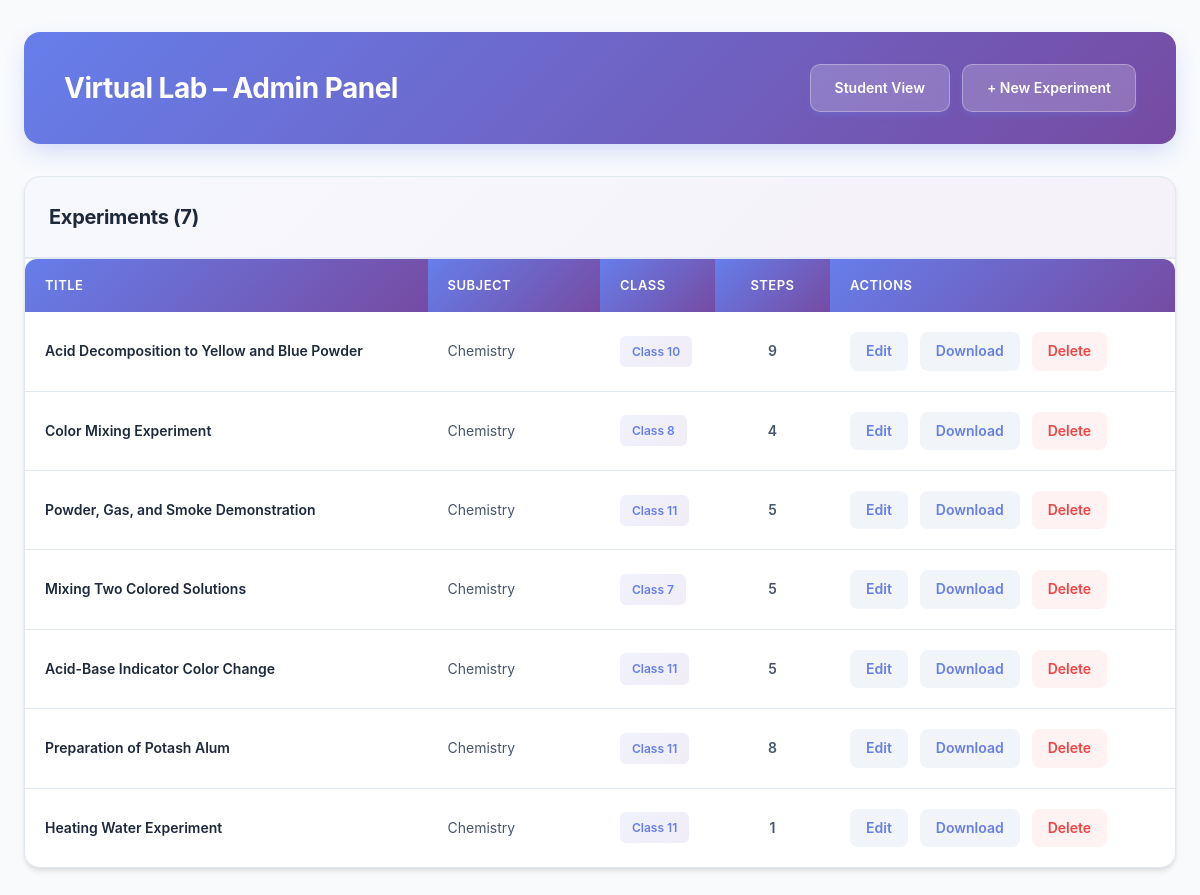
The app's page /admin/index.php with its own data.
### tables this page shows
CREATE TABLE experiments (
    id VARCHAR(50) PRIMARY KEY,
    title VARCHAR(255) NOT NULL,
    subject VARCHAR(50) NOT NULL,
    class VARCHAR(10) NOT NULL,
    config_json TEXT NOT NULL,
    created_at DATETIME DEFAULT CURRENT_TIMESTAMP,
    updated_at DATETIME DEFAULT CURRENT_TIMESTAMP
);

### admin/config/database.php (called while the page is built, shortened)
<?php
function getDBConnection() {
    try {
        if (DB_TYPE === 'sqlite') {
            $dbPath = DB_SQLITE_PATH;
            try {
                $db = new PDO('sqlite:' . $dbPath);
                $db->setAttribute(PDO::ATTR_ERRMODE, PDO::ERRMODE_EXCEPTION);
                return $db;
            } catch (PDOException $e) {
                throw new Exception("Failed to create SQLite database: " . $e->getMessage() . " (Path: " . $dbPath . ")");
            }
        }
    } catch (PDOException $e) {
        throw new Exception("Database connection failed: " . $e->getMessage());
    } catch (Exception $e) {
        throw $e;
    }
}

### admin/classes/Database.php (called while the page is built, shortened)
<?php
require_once __DIR__ . '/../config/database.php';
class Database {
    private $db;
    public function __construct() {
        $this->db = getDBConnection();
    }
    private function initTables() {
        try {
            $schemaFile = __DIR__ . '/../config/schema.sql';
            $sql = file_get_contents($schemaFile);
            if (DB_TYPE === 'sqlite') {
                $statements = explode(';', $sql);
                foreach ($statements as $statement) {
                    $statement = trim($statement);
                    if (!empty($statement) && !preg_match('/^\s*--/', $statement)) {
                        try {
                            $this->db->exec($statement);
                        } catch (PDOException $e) {
                            if (strpos($e->getMessage(), 'already exists') === false) {
                                error_log('Schema execution error: ' . $e->getMessage());
                            }
                        }
                    }
                }
            } else {
                try {
                    $this->db->exec($sql);
                } catch (PDOException $e) {
                    error_log('Schema execution error: ' . $e->getMessage());
                }
            }
        } catch (Exception $e) {
            error_log('initTables error: ' . $e->getMessage());
        }
    }
    public function getAllExperiments() {
        try {
            if (DB_TYPE === 'sqlite') {
                $checkStmt = $this->db->query("SELECT name FROM sqlite_master WHERE type='table' AND name='experiments'");
                $tableExists = $checkStmt->fetch() !== false;
            } else {
                $checkStmt = $this->db->query("SHOW TABLES LIKE 'experiments'");
                $tableExists = $checkStmt->rowCount() > 0;
            }
            $stmt = $this->db->query("SELECT * FROM experiments ORDER BY created_at DESC");
            $experiments = $stmt->fetchAll(PDO::FETCH_ASSOC);
            foreach ($experiments as &$exp) {
                try {
                    $stepStmt = $this->db->prepare("
                        SELECT COUNT(*) as count FROM experiment_steps WHERE experiment_id = ?
                    ");
                    $stepStmt->execute([$exp['id']]);
                    $stepCount = $stepStmt->fetch(PDO::FETCH_ASSOC);
                    $exp['step_count'] = $stepCount['count'] ?? 0;
                } catch (PDOException $e) {
                    $exp['step_count'] = 0;
                }
            }
            return $experiments;
        } catch (PDOException $e) {
            error_log('getAllExperiments error: ' . $e->getMessage());
            return [];
        } catch (Exception $e) {
            error_log('getAllExperiments error: ' . $e->getMessage());
            return [];
        }
    }
}

### admin/index.php (the view, shortened to what this page needs)
<?php
require_once __DIR__ . '/classes/Database.php';
$db = new Database();
$experiments = $db->getAllExperiments();
?>
<!DOCTYPE html>
<html lang="en">
<head>
    <link rel="stylesheet" href="css/admin.css?v=<?= time() ?>">
</head>
<body>
    <div class="container">
        <div class="header">
            <h1>Virtual Lab – Admin Panel</h1>
            <div style="display: flex; gap: 12px; align-items: center;">
                <a class="btn" href="../" style="text-decoration: none;">Student View</a>
                <a class="btn" href="create.php" style="text-decoration: none;">+ New Experiment</a>
            </div>
        </div>
        <?php if (empty($experiments)): ?>
        <div class="card" style="text-align: center; padding: 80px 40px;">
            <div style="margin-bottom: 24px; opacity: 0.5;">
                <svg width="80" height="80" viewBox="0 0 24 24" fill="none" stroke="currentColor" stroke-width="2" style="color: #64748b; margin: 0 auto;">
                    <path d="M14 2H6a2 2 0 0 0-2 2v16a2 2 0 0 0 2 2h12a2 2 0 0 0 2-2V8z"></path>
                    <polyline points="14 2 14 8 20 8"></polyline>
                    <line x1="12" y1="18" x2="12" y2="12"></line>
                    <line x1="9" y1="15" x2="15" y2="15"></line>
                </svg>
            </div>
            <p style="color: #64748b; font-size: 16px; margin-bottom: 24px; line-height: 1.6;">No experiments yet. Create your first experiment to get started.</p>
            <a class="btn" href="create.php" style="text-decoration: none;">Create First Experiment</a>
        </div>
        <?php else: ?>
        <div class="card" style="padding: 0; overflow: hidden;">
            <div style="padding: 24px; border-bottom: 2px solid #e2e8f0; background: linear-gradient(135deg, rgba(102, 126, 234, 0.05) 0%, rgba(118, 75, 162, 0.08) 100%);">
                <h2 style="margin: 0; font-size: 20px; color: #1e293b; font-weight: 700;">Experiments (<?= count($experiments) ?>)</h2>
            </div>
            <div style="overflow-x: auto;">
                <table>
                    <thead>
                        <tr>
                            <th style="width: 35%;">Title</th>
                            <th style="width: 15%;">Subject</th>
                            <th style="width: 10%;">Class</th>
                            <th style="width: 10%; text-align: center;">Steps</th>
                            <th style="width: 30%;">Actions</th>
                        </tr>
                    </thead>
                    <tbody>
                        <?php foreach ($experiments as $exp): ?>
                        <tr>
                            <td style="font-weight: 600; color: #1e293b;"><?= htmlspecialchars($exp['title']) ?></td>
                            <td style="color: #475569;"><?= htmlspecialchars($exp['subject']) ?></td>
                            <td style="color: #64748b;">
                                <?php if (!empty($exp['class'])): ?>
                                    <span style="display: inline-block; padding: 6px 12px; background: linear-gradient(135deg, rgba(102, 126, 234, 0.1) 0%, rgba(118, 75, 162, 0.1) 100%); border-radius: 6px; font-size: 12px; font-weight: 600; color: #667eea;">Class <?= htmlspecialchars($exp['class']) ?></span>
                                <?php else: ?>
                                    <span style="color: #94a3b8;">—</span>
                                <?php endif; ?>
                            </td>
                            <td style="text-align: center; color: #475569; font-weight: 600;"><?= $exp['step_count'] ?? 0 ?></td>
                            <td>
                                <div class="actions">
                                    <a href="edit.php?id=<?= $exp['id'] ?>" style="text-decoration: none;">Edit</a>
                                    <a href="download.php?id=<?= $exp['id'] ?>" style="text-decoration: none;">Download</a>
                                    <a class="danger" href="delete.php?id=<?= $exp['id'] ?>" onclick="return confirm('Are you sure you want to delete this experiment?')" style="text-decoration: none;">Delete</a>
                                </div>
                            </td>
                        </tr>
                        <?php endforeach; ?>
                    </tbody>
                </table>
            </div>
        </div>
        <?php endif; ?>
    </div>
</body>
</html>

### admin/css/admin.css (style rules this page uses)
* { margin: 0; padding: 0; box-sizing: border-box; }
body { font-family: 'Inter', -apple-system, BlinkMacSystemFont, 'Segoe UI', Roboto, 'Helvetica Neue', Arial, sans-serif; background: #f8fafc; min-height: 100vh; padding: 0; color: #1e293b; line-height: 1.6; -webkit-font-smoothing: antialiased; -moz-osx-font-smoothing: grayscale; }
.container { max-width: 1400px; margin: 0 auto; padding: 32px 24px; }
.header { background: linear-gradient(135deg, #667eea 0%, #764ba2 100%); padding: 32px 40px; border-radius: 16px; margin-bottom: 32px; box-shadow: 0 10px 25px -5px rgba(102, 126, 234, 0.3); display: flex; justify-content: space-between; align-items: center; color: white; }
.header h1 { color: white; font-size: 28px; font-weight: 700; margin: 0; letter-spacing: -0.5px; }
.header .btn { background: rgba(255, 255, 255, 0.2); backdrop-filter: blur(10px); border: 1px solid rgba(255, 255, 255, 0.3); }
h2 { color: #0f172a; font-size: 24px; font-weight: 700; margin-bottom: 24px; letter-spacing: -0.3px; }
.card { background: white; border-radius: 16px; padding: 40px; box-shadow: 0 4px 6px -1px rgba(0, 0, 0, 0.1), 0 2px 4px -1px rgba(0, 0, 0, 0.06); margin-bottom: 24px; width: 100%; box-sizing: border-box; border: 1px solid #e2e8f0; }
.btn { display: inline-flex; align-items: center; gap: 8px; background: linear-gradient(135deg, #667eea 0%, #764ba2 100%); color: white; padding: 12px 24px; text-decoration: none; border-radius: 10px; font-size: 14px; font-weight: 600; border: none; cursor: pointer; transition: all 0.3s cubic-bezier(0.4, 0, 0.2, 1); box-shadow: 0 4px 6px -1px rgba(102, 126, 234, 0.3); }
.danger { color: #ef4444; text-decoration: none; font-size: 14px; font-weight: 500; }
table { width: 100%; background: white; border-collapse: collapse; border-radius: 12px; overflow: hidden; box-shadow: 0 4px 6px -1px rgba(0, 0, 0, 0.1); }
th { background: linear-gradient(135deg, #667eea 0%, #764ba2 100%); padding: 16px 20px; text-align: left; font-weight: 600; color: white; font-size: 13px; text-transform: uppercase; letter-spacing: 0.5px; }
td { padding: 20px; border-bottom: 1px solid #e2e8f0; font-size: 14px; vertical-align: middle; }
tr:last-child td { border-bottom: none; }
.actions { display: flex; gap: 12px; align-items: center; justify-content: flex-start; flex-wrap: wrap; }
.actions a { color: #667eea; text-decoration: none; font-size: 14px; font-weight: 600; padding: 8px 16px; border-radius: 8px; transition: all 0.2s; display: inline-block; background: #f1f5f9; }
.actions .danger { color: #ef4444; background: #fef2f2; }

### records on screen
experiments: title "Acid Decomposition to Yellow and Blue Powder", subject "Chemistry", class "10", step_count "9"
experiments: title "Color Mixing Experiment", subject "Chemistry", class "8", step_count "4"
experiments: title "Powder, Gas, and Smoke Demonstration", subject "Chemistry", class "11", step_count "5"
experiments: title "Mixing Two Colored Solutions", subject "Chemistry", class "7", step_count "5"
experiments: title "Acid-Base Indicator Color Change", subject "Chemistry", class "11", step_count "5"
experiments: title "Preparation of Potash Alum", subject "Chemistry", class "11", step_count "8"
experiments: title "Heating Water Experiment", subject "Chemistry", class "11", step_count "1"

### other values on screen
count($experiments) "7"
